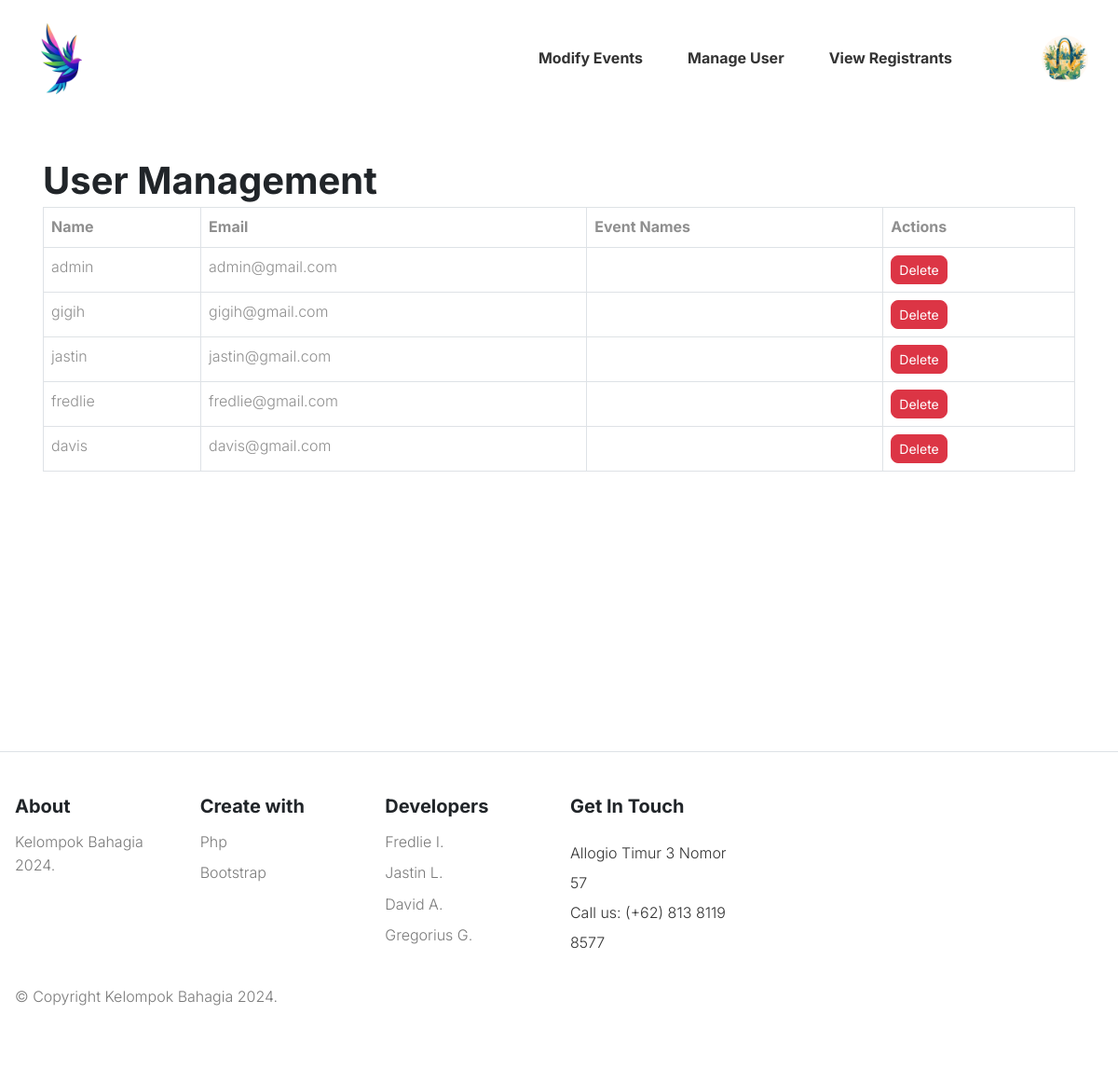
The page /manage_user.php (signed in) on the database its author committed.
### tables this page shows
CREATE TABLE `users` (
  `user_id` varchar(10) NOT NULL,
  `user_nama` varchar(50) DEFAULT NULL,
  `user_email` varchar(50) DEFAULT NULL,
  `user_password` varchar(100) DEFAULT NULL,
  `role` varchar(25) DEFAULT NULL,
  `image` varchar(255) DEFAULT NULL,
  `id_events` int(11) DEFAULT NULL
);

### manage_user.php (the view, shortened to what this page needs)
<?php
include 'manage_process.php';
$query = "SELECT user_nama, user_email, id_events FROM users";
$result = $conn->query($query);
?>
<!DOCTYPE html>
<html lang="en">
<head>
  <link rel="stylesheet" href="css/vendor.css">
  <link rel="stylesheet" type="text/css" href="style.css">
</head>
<body>
    <?php include 'header.php' ?>
    <div class="container mt-5" style="margin-bottom: 300px;">
    <h1>User Management</h1>
    <table class="table table-bordered">
        <thead>
            <tr>
                <th>Name</th>
                <th>Email</th>
                <th>Event Names</th>
                <th>Actions</th>
            </tr>
        </thead>
        <tbody>
            <?php while ($row = $result->fetch_assoc()): ?>
                <tr>
                    <td><?php echo htmlspecialchars($row['user_nama']); ?></td>
                    <td><?php echo htmlspecialchars($row['user_email']); ?></td>
                    <td><?php echo htmlspecialchars($row['id_events']); ?></td>
                    <td>
                        <a class="btn btn-danger btn-sm rounded-3"
                           data-bs-toggle="modal"
                           data-bs-target="#deleteUserModal"
                           data-user-id="<?php echo htmlspecialchars($row['user_email']); ?>">
                           Delete
                        </a>
                    </td>
                </tr>
            <?php endwhile; ?>
        </tbody>
    </table>
</div>
<?php include 'footer.php' ?>
</body>
</html>

### style.css (style rules this page uses)
body { --heading-font: "Inter", Roboto, sans-serif; --heading-font-weight: 400; --heading-color: var(--bs-dark); --heading-line-height: 1.24; --swiper-theme-color: var(--bs-primary); --swiper-pagination-bottom: 0; --custom-easing: cubic-bezier(.17,.67,.83,.67); --bs-body-font-family: "Inter", Roboto, sans-serif; --bs-body-font-size: 1rem; --bs-body-font-weight: 400; --bs-body-line-height: 1.7; --bs-body-color: #8f8f8f; --bs-body-color-rgb: 143, 143, 143; --bs-primary: #ce071e; --bs-primary-dark: #8d0414; --bs-secondary: #6c757d; --bs-black: #111; --bs-light: #F1F1F0; --bs-dark: #212529; --bs-gray: #9aa1a7; --bs-gray-dark: #51565b; --bs-primary-rgb: 206, 7, 30; --bs-secondary-rgb: 108, 117, 125; --bs-black-rgb: 17, 17, 17; --bs-light-rgb: 241, 241, 240; --bs-dark-rgb: 33, 37, 41; --bs-link-color: var(--bs-dark); --bs-link-color-rgb: 17, 17, 17; --bs-link-decoration: underline; --bs-link-hover-color: var(--bs-primary); --bs-link-hover-color-rgb: 17, 17, 17; }
h1, .h1, h2, .h2, h3, .h3, h4, .h4, h5, .h5, h6, .h6 { font-family: var(--heading-font); font-weight: var(--heading-font-weight); color: var(--heading-color); line-height: var(--heading-line-height); }
a { text-decoration: none; transition: all 0.3s ease-out; }
.btn { --bs-btn-border-radius: 0; }
.container, .container-fluid, .container-lg, .container-md, .container-sm, .container-xl, .container-xxl { --bs-gutter-x: 2.5rem; }
:root { --accent-color: #333; --black-color: #000; --dark-color: #111; --gray-color-100: #F1F1F1; --gray-color-200: #E1E1E1; --gray-color-300: #D1D1D1; --gray-color-400: #ced4da; --gray-color-500: #adb5bd; --dark-gray-color: #7A7A7A; --bs-light-rgb: rgba(255, 255, 255, 1); --light-color: #fff; --swiper-theme-color: #111 !important; }
:root { --body-font: "Inter", sans-serif; --heading-font: "Inter", sans-serif; --extra-font: "Playfair Display", sans-serif; --subheading-font: "Petit Formal Script", sans-serif; }
.container, .container-fluid, .container-lg, .container-md, .container-sm, .container-xl, .container-xxl { --bs-gutter-x: 2rem; }
*, *::before, *::after { -webkit-box-sizing: border-box; -moz-box-sizing: border-box; box-sizing: border-box; }
html { box-sizing: border-box; }
body { font-family: var(--body-font); font-weight: 300; line-height: 1.6; color: var(--accent-color); margin: 0; }
a { color: var(--dark-color); text-decoration: none; transition: 0.3s color ease-out; }
h1, h2, h3, h4, h5 { font-family: var(--heading-font); font-weight: 700; line-height: 1; }

### rows shown on the page
users: user_nama "admin", user_email "admin@gmail.com"
users: user_nama "gigih", user_email "gigih@gmail.com"
users: user_nama "jastin", user_email "jastin@gmail.com"
users: user_nama "fredlie", user_email "fredlie@gmail.com"
users: user_nama "davis", user_email "davis@gmail.com"
